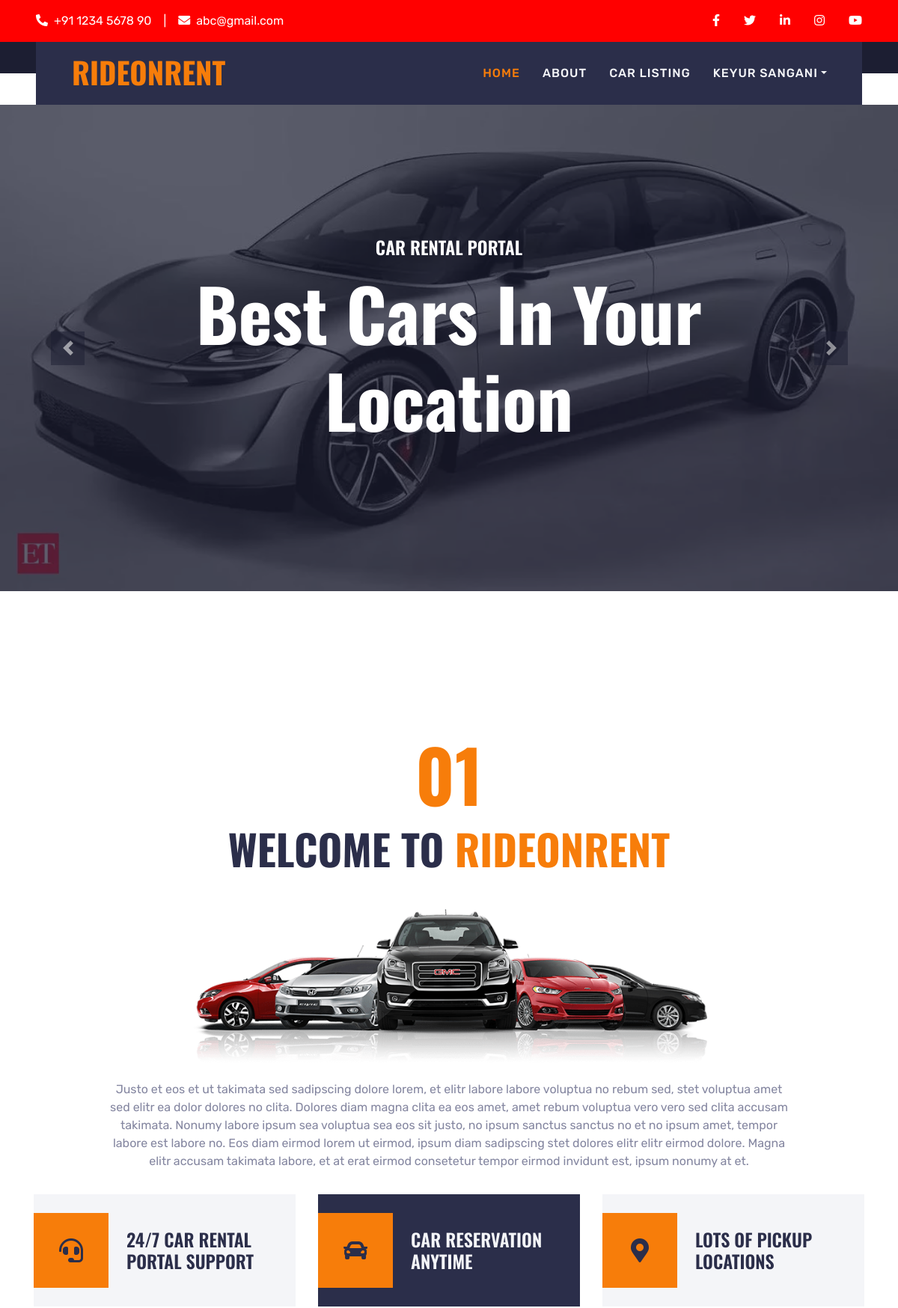
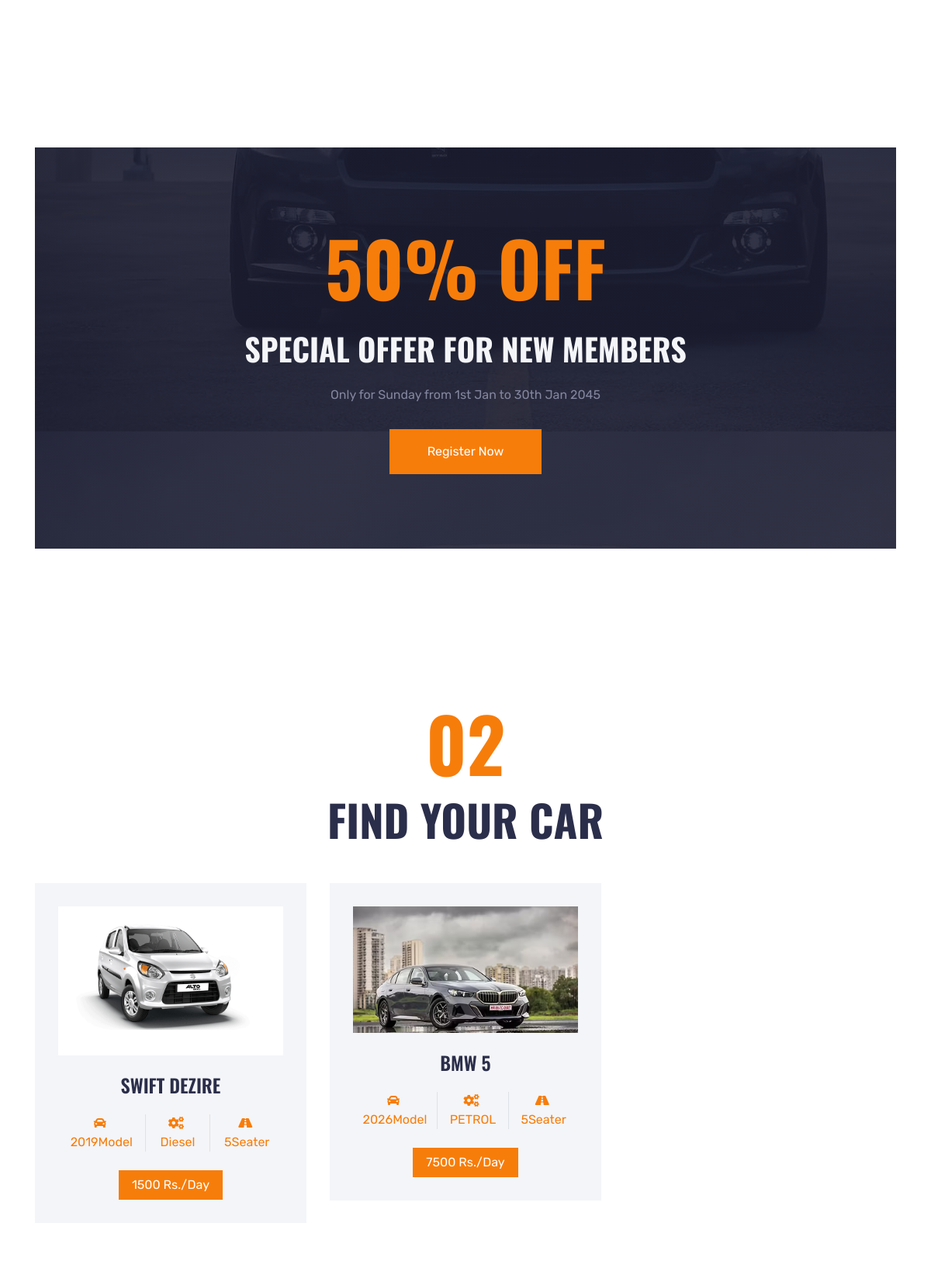
/userindex (signed in, upper part), run on the app's committed database (2 pictures, top to bottom).
### carRental/models.py (models this page shows, shortened)
class Vehicles(models.Model):
    VehiclesTitle = models.CharField(max_length=250, null=True)
    VehiclesBrand = models.ForeignKey(Brands, on_delete=models.CASCADE, null=True)
    VehiclesOverview = models.CharField(max_length=350, null=True)
    PricePerDay = models.CharField(max_length=200, null=True)
    FuelType = models.CharField(max_length=150, null=True)
    ModelYear = models.CharField(max_length=150, null=True)
    SeatingCapacity = models.CharField(max_length=150, null=True)
    Vimage1 = models.FileField(null=True,blank=True)
    Vimage2 = models.FileField(null=True,blank=True)
    Vimage3 = models.FileField(null=True,blank=True)
    Vimage4 = models.FileField(null=True,blank=True)
    Vimage5 = models.FileField(null=True,blank=True)
    AirConditioner = models.CharField(max_length=50, null=True)
    PowerDoorLocks = models.CharField(max_length=50, null=True)
    AntiLockBrakingSystem = models.CharField(max_length=50, null=True)
    BrakeAssist = models.CharField(max_length=50, null=True)
    PowerSteering = models.CharField(max_length=50, null=True)
    DriverAirbag = models.CharField(max_length=50, null=True)
    PassengerAirbag = models.CharField(max_length=50, null=True)
    PowerWindows = models.CharField(max_length=50, null=True)
    CDPlayer = models.CharField(max_length=50, null=True)
    CentralLocking = models.CharField(max_length=50, null=True)
    CrashSensor = models.CharField(max_length=50, null=True)
    LeatherSeats = models.CharField(max_length=50, null=True)
    RegDate = models.DateTimeField(auto_now_add=True)
    UpdationDate = models.DateField(null=True)

### carRental/views.py (the view)
# urls.py: path('userindex', userindex, name='userindex'),
def userindex(request):
    if not request.user.is_authenticated:
        return redirect('user_login')
    vehicle = Vehicles.objects.all()
    return render(request, 'user/userindex.html', locals())

### carRental/templates/user/userindex.html (shortened to what this page needs)
{% extends 'userBase.html' %}
{% block main %}
{% load static %}
<div class="container-fluid p-0" style="margin-bottom: 90px;">
    <div id="header-carousel" class="carousel slide" data-ride="carousel">
        <div class="carousel-inner">
            <div class="carousel-item active">
                <img class="w-100" src="{% static 'img/carousel-1.jpg' %}" alt="Image">
                <div class="carousel-caption d-flex flex-column align-items-center justify-content-center">
                    <div class="p-3" style="max-width: 900px;">
                        <h4 class="text-white text-uppercase mb-md-3">Car Rental Portal</h4>
                        <h1 class="display-1 text-white mb-md-4">Best Cars In Your Location</h1>
                    </div>
                </div>
            </div>
        </div>
        <a class="carousel-control-prev" href="#header-carousel" data-slide="prev">
            <div class="btn btn-dark" style="width: 45px; height: 45px;">
                <span class="carousel-control-prev-icon mb-n2"></span>
            </div>
        </a>
        <a class="carousel-control-next" href="#header-carousel" data-slide="next">
            <div class="btn btn-dark" style="width: 45px; height: 45px;">
                <span class="carousel-control-next-icon mb-n2"></span>
            </div>
        </a>
    </div>
</div>
<div class="container-fluid py-5">
    <div class="container pt-5 pb-3">
        <h1 class="display-1 text-primary text-center">01</h1>
        <h1 class="display-4 text-uppercase text-center mb-5">Welcome To <span
                class="text-primary">RideOnRent</span></h1>
        <div class="row justify-content-center">
            <div class="col-lg-10 text-center">
                <img class="w-75 mb-4" src="{% static 'img/about.png' %}" alt="">
                <p>Justo et eos et ut takimata sed sadipscing dolore lorem, et elitr labore labore voluptua no rebum
                    sed, stet voluptua amet sed elitr ea dolor dolores no clita. Dolores diam magna clita ea eos amet,
                    amet rebum voluptua vero vero sed clita accusam takimata. Nonumy labore ipsum sea voluptua sea eos
                    sit justo, no ipsum sanctus sanctus no et no ipsum amet, tempor labore est labore no. Eos diam
                    eirmod lorem ut eirmod, ipsum diam sadipscing stet dolores elitr elitr eirmod dolore. Magna elitr
                    accusam takimata labore, et at erat eirmod consetetur tempor eirmod invidunt est, ipsum nonumy at
                    et.</p>
            </div>
        </div>
        <div class="row mt-3">
            <div class="col-lg-4 mb-2">
                <div class="d-flex align-items-center bg-light p-4 mb-4" style="height: 150px;">
                    <div class="d-flex align-items-center justify-content-center flex-shrink-0 bg-primary ml-n4 mr-4"
                         style="width: 100px; height: 100px;">
                        <i class="fa fa-2x fa-headset text-secondary"></i>
                    </div>
                    <h4 class="text-uppercase m-0">24/7 Car Rental Portal Support</h4>
                </div>
            </div>
            <div class="col-lg-4 mb-2">
                <div class="d-flex align-items-center bg-secondary p-4 mb-4" style="height: 150px;">
                    <div class="d-flex align-items-center justify-content-center flex-shrink-0 bg-primary ml-n4 mr-4"
                         style="width: 100px; height: 100px;">
                        <i class="fa fa-2x fa-car text-secondary"></i>
                    </div>
                    <h4 class="text-light text-uppercase m-0">Car Reservation Anytime</h4>
                </div>
            </div>
            <div class="col-lg-4 mb-2">
                <div class="d-flex align-items-center bg-light p-4 mb-4" style="height: 150px;">
                    <div class="d-flex align-items-center justify-content-center flex-shrink-0 bg-primary ml-n4 mr-4"
                         style="width: 100px; height: 100px;">
                        <i class="fa fa-2x fa-map-marker-alt text-secondary"></i>
                    </div>
                    <h4 class="text-uppercase m-0">Lots Of Pickup Locations</h4>
                </div>
            </div>
        </div>
    </div>
</div>
<div class="container-fluid py-5">
    <div class="container py-5">
        <div class="bg-banner py-5 px-4 text-center">
            <div class="py-5">
                <h1 class="display-1 text-uppercase text-primary mb-4">50% OFF</h1>
                <h1 class="text-uppercase text-light mb-4">Special Offer For New Members</h1>
                <p class="mb-4">Only for Sunday from 1st Jan to 30th Jan 2045</p>
                <a class="btn btn-primary mt-2 py-3 px-5" href="">Register Now</a>
            </div>
        </div>
    </div>
</div>
<div class="container-fluid py-5">
    <div class="container pt-5 pb-3">
        <h1 class="display-1 text-primary text-center">02</h1>
        <h1 class="display-4 text-uppercase text-center mb-5">Find Your Car</h1>
        <div class="row">
            {% for i in vehicle %}
            <div class="col-lg-4 col-md-6 mb-2">
                <a href="{% url 'vehicleDetails' i.id %}">
                <div class="rent-item mb-4">
                    <img class="img-fluid mb-4" src="{{i.Vimage1.url}}" width="100%" height="200px" alt="">
                    <h4 class="text-uppercase mb-4">{{i.VehiclesTitle}}</h4>
                    <div class="d-flex justify-content-center mb-4">
                        <div class="px-2">
                            <i class="fa fa-car text-primary mr-1"></i>
                            <span>{{i.ModelYear}}Model</span>
                        </div>
                        <div class="px-2 border-left border-right">
                            <i class="fa fa-cogs text-primary mr-1"></i>
                            <span>{{i.FuelType}}</span>
                        </div>
                        <div class="px-2">
                            <i class="fa fa-road text-primary mr-1"></i>
                            <span>{{i.SeatingCapacity}}Seater</span>
                        </div>
                    </div>
                    <a class="btn btn-primary px-3" href="{% url 'vehicleDetails' i.id %}">{{i.PricePerDay}} Rs./Day</a>
                </div>
                </a>
            </div>
           {% endfor %}
        </div>
    </div>
</div>
{% endblock %}

### carRental/templates/userBase.html (shortened to what this page needs)
{% load static %}
<!DOCTYPE html>
<html lang="en">
<head>
    <link href="https://cdnjs.cloudflare.com/ajax/libs/font-awesome/5.15.0/css/all.min.css" rel="stylesheet">
    <link href="{% static 'lib/owlcarousel/assets/owl.carousel.min.css' %}" rel="stylesheet">
    <link href="{% static 'lib/tempusdominus/css/tempusdominus-bootstrap-4.min.css' %}" rel="stylesheet" />
    <link href="{% static 'css/bootstrap.min.css' %}" rel="stylesheet">
    <link href="{% static 'css/style.css' %}" rel="stylesheet">
</head>
<body>
    <div class="container-fluid bg-dark py-3 px-lg-5 d-none d-lg-block">
        <div class="row">
            <div class="col-md-6 text-center text-lg-left mb-2 mb-lg-0">
                <div class="d-inline-flex align-items-center">
                    <a class="text-body pr-3" href=""><i class="fa fa-phone-alt mr-2"></i>+91 1234 5678 90</a>
                    <span class="text-body">|</span>
                    <a class="text-body px-3" href=""><i class="fa fa-envelope mr-2"></i>abc@gmail.com</a>
                </div>
            </div>
            <div class="col-md-6 text-center text-lg-right">
                <div class="d-inline-flex align-items-center">
                    <a class="text-body px-3" href="">
                        <i class="fab fa-facebook-f"></i>
                    </a>
                    <a class="text-body px-3" href="">
                        <i class="fab fa-twitter"></i>
                    </a>
                    <a class="text-body px-3" href="">
                        <i class="fab fa-linkedin-in"></i>
                    </a>
                    <a class="text-body px-3" href="">
                        <i class="fab fa-instagram"></i>
                    </a>
                    <a class="text-body pl-3" href="">
                        <i class="fab fa-youtube"></i>
                    </a>
                </div>
            </div>
        </div>
    </div>
    <div class="container-fluid position-relative nav-bar p-0">
        <div class="position-relative px-lg-5" style="z-index: 9;">
            <nav class="navbar navbar-expand-lg bg-secondary navbar-dark py-3 py-lg-0 pl-3 pl-lg-5">
                <a href="" class="navbar-brand">
                    <h1 class="text-uppercase text-primary mb-1">RideOnRent</h1>
                </a>
                <div class="collapse navbar-collapse justify-content-between px-3" id="navbarCollapse">
                    <div class="navbar-nav ml-auto py-0">
                        <a href="{% url 'userindex' %}" class="nav-item nav-link active">Home</a>
                        <a href="{% url 'userabout' %}" class="nav-item nav-link">About</a>
                        <a href="{% url 'usercarlist' %}" class="nav-item nav-link">Car Listing</a>
                        <div class="nav-item dropdown">
                            <a href="#" class="nav-link dropdown-toggle" data-toggle="dropdown">{{request.user.first_name}} {{request.user.last_name}}</a>
                        </div>
                    </div>
                </div>
            </nav>
        </div>
    </div>
{% block main %}
{% endblock %}
</body>
</html>

### carRental/static/css/style.css (style rules this page uses)
:root { --primary: #F77D0A; --secondary: #2B2E4A; --light: #F4F5F8; --dark: #1C1E32; }
h1, h2, .font-weight-bold { font-weight: 700 !important; }
h3, h4, .font-weight-semi-bold { font-weight: 600 !important; }
.nav-bar::before { position: absolute; content: ""; width: 100%; height: 50%; top: 0; left: 0; background: var(--dark); }
.nav-bar::after { position: absolute; content: ""; width: 100%; height: 50%; bottom: 0; left: 0; background: #ffffff; }
.navbar-dark .navbar-nav .nav-link { padding: 30px 15px; font-size: 16px; font-weight: 500; letter-spacing: 1px; text-transform: uppercase; color: var(--light); outline: none; }
.navbar-dark .navbar-nav .nav-link:hover, .navbar-dark .navbar-nav .nav-link.active { color: var(--primary); }
.carousel-caption { top: 0; left: 0; right: 0; bottom: 0; background: rgba(28, 30, 50, .7); z-index: 1; }
.rent-item { padding: 30px; text-align: center; background: var(--light); transition: .5s; }
.rent-item h4 { transition: .5s; }
.bg-banner { background: linear-gradient(rgba(28, 30, 50, .9), rgba(28, 30, 50, .9)), url(../img/bg-banner.jpg); background-attachment: fixed; }

### data on the page
Vehicles: Vimage1 (picture), VehiclesTitle "SWIFT DEZIRE", ModelYear "2019", FuelType "Diesel", SeatingCapacity "5", PricePerDay "1500"
Vehicles: Vimage1 (picture), VehiclesTitle "BMW 5", ModelYear "2026", FuelType "PETROL", SeatingCapacity "5", PricePerDay "7500"

### other printed values
{{ request.user.first_name }} "KEYUR"
{{ request.user.last_name }} "SANGANI"
